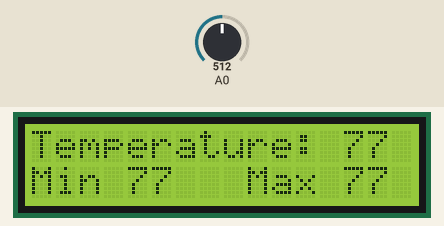
Bench run of a sketch on a simulated Arduino Uno, built with avr-gcc and run on an emulated ATmega328P. Parts: 16×2 character LCD. The test bench sets the inputs (shaded band); at power-on: A0 = 512.

Above: at 1.2 s.
1.3 s: A0 set to 716
At 9.0 s:
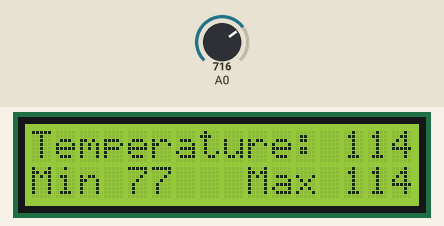
12.1 s: A0 set to 900
At 21.2 s:
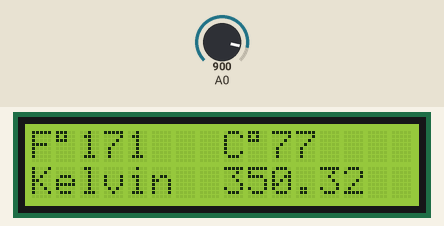
21.7 s: A0 set to 1023
At 25.7 s:
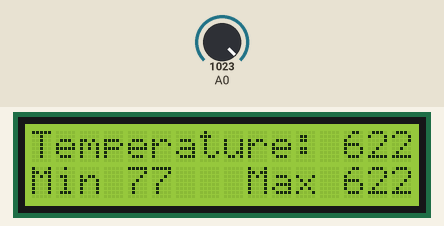
Timing chart, 0 to 27.2 s (numbered marks = the images above; inputs shaded):
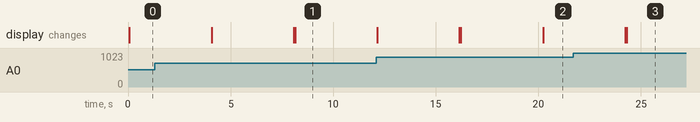

The sketch:

TEMP_KELVIN_MIN_MAX.ino
```cpp
//www.elegoo.com
//2016.12.9
#include <LiquidCrystal.h>
//#include <OneWire.h>
//#include <DallasTemperature.h>

int itempC, itempF,tempReading,tempPin,iMin,iMax = 0;
float tempC, tempF = 0;
double tempK = 0;

//                BS E  D4 D5  D6  D7
LiquidCrystal lcd(7, 8, 9, 10, 11, 12);

void setup()
{
  initialize();
}
void loop()
{
  int delayTimer = 4000;
  GetTemperaturesValues();
  TruncateValues();
  setMinMaxValues();
  DisplayMinMax();
  delay(delayTimer);
  DisplayResults();
  delay(delayTimer);
}

void GetTemperaturesValues(){
  tempReading = analogRead(tempPin);
  tempK = log(10000.0 * ((1024.0 / tempReading - 1)));
  tempK = 1 / (0.001129148 + (0.000234125 + (0.0000000876741 * tempK * tempK )) * tempK );       //  Temp Kelvin
  tempC = tempK - 273.15;            // Convert Kelvin to Celcius
  tempF = (tempC * 9.0)/ 5.0 + 32.0; // Convert Celcius to Fahrenheit
}

void TruncateValues(){
  //The LCD display is limited so need to drop decimal places.
  itempC = round(tempC);
  itempF = round(tempF);
}

void setMinMaxValues()
{
  iMin = (iMin >= itempF)? itempF:iMin;

  // if (iMin >= itempF)
  // {
  //   iMin = itempF;
  // }

  if (iMax <= itempF)
  {
    iMax = itempF;
  }

}

void initialize()
{
  GetTemperaturesValues();
  TruncateValues();

  iMin = itempF;
  iMax = itempF;
}

void DisplayMinMax(){
  lcd.clear();
  lcd.begin(16, 2);
  lcd.print("Temperature:");
  lcd.setCursor(0,1);
  lcd.print("Min");
  lcd.setCursor(9,1);
  lcd.print("Max");

  lcd.setCursor(13, 0);
  lcd.print ("   ");
  lcd.setCursor(13, 0);
  lcd.print(itempF);
  lcd.setCursor(5, 1);
  lcd.print ("   ");
  lcd.setCursor(4, 1);
  lcd.print(iMin);
  lcd.setCursor(13, 1);
  lcd.print ("   ");
  lcd.setCursor(13, 1);
  lcd.print(iMax);
}

void DisplayResults(){
  lcd.clear();
  lcd.setCursor(0, 0);
  lcd.print(String("F") + char(223) + String(itempF));

  lcd.setCursor(8, 0);
  lcd.print(String("C") + char(223) + String(itempC));

  lcd.setCursor(0, 1);
  lcd.print(String("Kelvin  ") + String(tempK));
  lcd.setCursor(10, 1);
}
```
